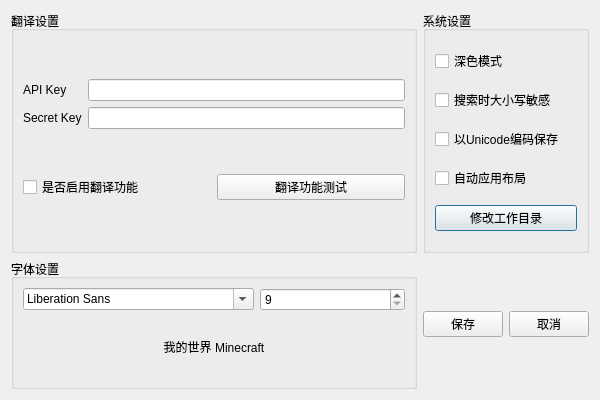
<?xml version="1.0" encoding="UTF-8"?>
<ui version="4.0">
 <class>Dialog</class>
 <widget class="QDialog" name="Dialog">
  <property name="windowModality">
   <enum>Qt::NonModal</enum>
  </property>
  <property name="geometry">
   <rect>
    <x>0</x>
    <y>0</y>
    <width>600</width>
    <height>400</height>
   </rect>
  </property>
  <property name="sizePolicy">
   <sizepolicy hsizetype="Expanding" vsizetype="Expanding">
    <horstretch>0</horstretch>
    <verstretch>0</verstretch>
   </sizepolicy>
  </property>
  <property name="minimumSize">
   <size>
    <width>600</width>
    <height>350</height>
   </size>
  </property>
  <property name="windowTitle">
   <string>设置</string>
  </property>
  <property name="modal">
   <bool>true</bool>
  </property>
  <layout class="QGridLayout" name="gridLayout_2">
   <item row="1" column="0">
    <widget class="QGroupBox" name="groupBox_2">
     <property name="title">
      <string>字体设置</string>
     </property>
     <layout class="QGridLayout" name="gridLayout_4">
      <item row="1" column="0" colspan="2">
       <widget class="QLabel" name="fontPreviewLabel">
        <property name="minimumSize">
         <size>
          <width>0</width>
          <height>60</height>
         </size>
        </property>
        <property name="text">
         <string>我的世界 Minecraft</string>
        </property>
        <property name="alignment">
         <set>Qt::AlignCenter</set>
        </property>
       </widget>
      </item>
      <item row="0" column="0" colspan="2">
       <layout class="QGridLayout" name="gridLayout_3">
        <item row="0" column="1">
         <widget class="QSpinBox" name="fontSizeSpinBox">
          <property name="minimum">
           <number>9</number>
          </property>
          <property name="maximum">
           <number>72</number>
          </property>
         </widget>
        </item>
        <item row="0" column="0">
         <widget class="QFontComboBox" name="fontComboBox"/>
        </item>
       </layout>
      </item>
     </layout>
    </widget>
   </item>
   <item row="0" column="1">
    <widget class="QGroupBox" name="groupBox_3">
     <property name="title">
      <string>系统设置</string>
     </property>
     <layout class="QVBoxLayout" name="verticalLayout_3">
      <item>
       <widget class="QCheckBox" name="darkModeCheckBox">
        <property name="text">
         <string>深色模式</string>
        </property>
       </widget>
      </item>
      <item>
       <widget class="QCheckBox" name="caseSensitiveCheckBox">
        <property name="text">
         <string>搜索时大小写敏感</string>
        </property>
       </widget>
      </item>
      <item>
       <widget class="QCheckBox" name="unicodeCheckBox">
        <property name="text">
         <string>以Unicode编码保存</string>
        </property>
       </widget>
      </item>
      <item>
       <widget class="QCheckBox" name="autoApplyLayoutCheckBox">
        <property name="enabled">
         <bool>true</bool>
        </property>
        <property name="font">
         <font>
          <weight>50</weight>
          <italic>false</italic>
          <bold>false</bold>
          <strikeout>false</strikeout>
         </font>
        </property>
        <property name="text">
         <string>自动应用布局</string>
        </property>
        <property name="checkable">
         <bool>true</bool>
        </property>
       </widget>
      </item>
      <item>
       <widget class="QPushButton" name="moveWorkFolderPushButton">
        <property name="text">
         <string>修改工作目录</string>
        </property>
       </widget>
      </item>
     </layout>
    </widget>
   </item>
   <item row="1" column="1">
    <layout class="QHBoxLayout" name="horizontalLayout_2">
     <item>
      <widget class="QPushButton" name="savePushButton">
       <property name="sizePolicy">
        <sizepolicy hsizetype="Minimum" vsizetype="Fixed">
         <horstretch>0</horstretch>
         <verstretch>0</verstretch>
        </sizepolicy>
       </property>
       <property name="text">
        <string>保存</string>
       </property>
      </widget>
     </item>
     <item>
      <widget class="QPushButton" name="cancelPushButton">
       <property name="text">
        <string>取消</string>
       </property>
      </widget>
     </item>
    </layout>
   </item>
   <item row="0" column="0">
    <widget class="QGroupBox" name="groupBox">
     <property name="sizePolicy">
      <sizepolicy hsizetype="Expanding" vsizetype="Expanding">
       <horstretch>0</horstretch>
       <verstretch>0</verstretch>
      </sizepolicy>
     </property>
     <property name="toolTip">
      <string/>
     </property>
     <property name="whatsThis">
      <string/>
     </property>
     <property name="title">
      <string>翻译设置</string>
     </property>
     <layout class="QGridLayout" name="gridLayout">
      <item row="1" column="0">
       <widget class="QCheckBox" name="tranCheckBox">
        <property name="text">
         <string>是否启用翻译功能</string>
        </property>
       </widget>
      </item>
      <item row="1" column="1">
       <widget class="QPushButton" name="tranTestPushButton">
        <property name="cursor">
         <cursorShape>ArrowCursor</cursorShape>
        </property>
        <property name="text">
         <string>翻译功能测试</string>
        </property>
        <property name="checkable">
         <bool>false</bool>
        </property>
        <property name="default">
         <bool>false</bool>
        </property>
        <property name="flat">
         <bool>false</bool>
        </property>
       </widget>
      </item>
      <item row="0" column="0" colspan="2">
       <layout class="QHBoxLayout" name="horizontalLayout">
        <item>
         <layout class="QVBoxLayout" name="verticalLayout_2">
          <item>
           <widget class="QLabel" name="label">
            <property name="text">
             <string>API Key</string>
            </property>
           </widget>
          </item>
          <item>
           <widget class="QLabel" name="label_2">
            <property name="text">
             <string>Secret Key</string>
            </property>
           </widget>
          </item>
         </layout>
        </item>
        <item>
         <layout class="QVBoxLayout" name="verticalLayout">
          <item>
           <widget class="QLineEdit" name="akLineEdit"/>
          </item>
          <item>
           <widget class="QLineEdit" name="skLineEdit">
            <property name="mouseTracking">
             <bool>false</bool>
            </property>
            <property name="echoMode">
             <enum>QLineEdit::Password</enum>
            </property>
           </widget>
          </item>
         </layout>
        </item>
       </layout>
      </item>
     </layout>
    </widget>
   </item>
  </layout>
 </widget>
 <resources/>
 <connections/>
</ui>
